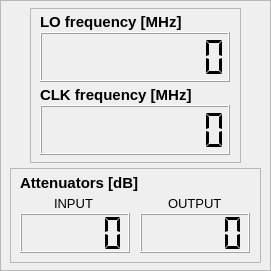
   <widget class="QFrame" name="Terminal">
    <property name="geometry">
     <rect>
      <x>1210</x>
      <y>440</y>
      <width>271</width>
      <height>271</height>
     </rect>
    </property>
    <property name="frameShape">
     <enum>QFrame::StyledPanel</enum>
    </property>
    <property name="frameShadow">
     <enum>QFrame::Raised</enum>
    </property>
    <widget class="QFrame" name="frame_17">
     <property name="geometry">
      <rect>
       <x>30</x>
       <y>8</y>
       <width>211</width>
       <height>155</height>
      </rect>
     </property>
     <property name="frameShape">
      <enum>QFrame::StyledPanel</enum>
     </property>
     <property name="frameShadow">
      <enum>QFrame::Raised</enum>
     </property>
     <widget class="QLCDNumber" name="targfreqLCD">
      <property name="geometry">
       <rect>
        <x>10</x>
        <y>24</y>
        <width>190</width>
        <height>50</height>
       </rect>
      </property>
      <property name="numDigits">
       <number>9</number>
      </property>
      <property name="digitCount">
       <number>9</number>
      </property>
      <property name="segmentStyle">
       <enum>QLCDNumber::Flat</enum>
      </property>
     </widget>
     <widget class="QLabel" name="label_68">
      <property name="geometry">
       <rect>
        <x>10</x>
        <y>4</y>
        <width>191</width>
        <height>20</height>
       </rect>
      </property>
      <property name="font">
       <font>
        <pointsize>11</pointsize>
        <weight>75</weight>
        <italic>false</italic>
        <bold>true</bold>
        <underline>false</underline>
        <kerning>true</kerning>
       </font>
      </property>
      <property name="text">
       <string>LO frequency [MHz]</string>
      </property>
     </widget>
     <widget class="QLabel" name="label_80">
      <property name="geometry">
       <rect>
        <x>10</x>
        <y>77</y>
        <width>191</width>
        <height>20</height>
       </rect>
      </property>
      <property name="font">
       <font>
        <pointsize>11</pointsize>
        <weight>75</weight>
        <italic>false</italic>
        <bold>true</bold>
        <underline>false</underline>
        <kerning>true</kerning>
       </font>
      </property>
      <property name="text">
       <string>CLK frequency [MHz]</string>
      </property>
     </widget>
     <widget class="QLCDNumber" name="targclkLCD">
      <property name="geometry">
       <rect>
        <x>10</x>
        <y>97</y>
        <width>190</width>
        <height>50</height>
       </rect>
      </property>
      <property name="numDigits">
       <number>9</number>
      </property>
      <property name="digitCount">
       <number>9</number>
      </property>
      <property name="segmentStyle">
       <enum>QLCDNumber::Flat</enum>
      </property>
     </widget>
    </widget>
    <widget class="QFrame" name="frame_18">
     <property name="geometry">
      <rect>
       <x>10</x>
       <y>168</y>
       <width>251</width>
       <height>95</height>
      </rect>
     </property>
     <property name="frameShape">
      <enum>QFrame::StyledPanel</enum>
     </property>
     <property name="frameShadow">
      <enum>QFrame::Raised</enum>
     </property>
     <widget class="QLabel" name="label_66">
      <property name="geometry">
       <rect>
        <x>158</x>
        <y>25</y>
        <width>61</width>
        <height>20</height>
       </rect>
      </property>
      <property name="font">
       <font>
        <pointsize>10</pointsize>
        <weight>50</weight>
        <italic>false</italic>
        <bold>false</bold>
        <underline>false</underline>
        <kerning>true</kerning>
       </font>
      </property>
      <property name="text">
       <string>OUTPUT</string>
      </property>
     </widget>
     <widget class="QLabel" name="label_65">
      <property name="geometry">
       <rect>
        <x>44</x>
        <y>25</y>
        <width>51</width>
        <height>20</height>
       </rect>
      </property>
      <property name="font">
       <font>
        <pointsize>10</pointsize>
        <weight>50</weight>
        <italic>false</italic>
        <bold>false</bold>
        <underline>false</underline>
        <kerning>true</kerning>
       </font>
      </property>
      <property name="text">
       <string>INPUT</string>
      </property>
     </widget>
     <widget class="QLCDNumber" name="inAttDisplay">
      <property name="geometry">
       <rect>
        <x>10</x>
        <y>45</y>
        <width>110</width>
        <height>40</height>
       </rect>
      </property>
      <property name="numDigits">
       <number>5</number>
      </property>
      <property name="digitCount">
       <number>5</number>
      </property>
      <property name="segmentStyle">
       <enum>QLCDNumber::Flat</enum>
      </property>
     </widget>
     <widget class="QLabel" name="label_67">
      <property name="geometry">
       <rect>
        <x>10</x>
        <y>5</y>
        <width>131</width>
        <height>20</height>
       </rect>
      </property>
      <property name="font">
       <font>
        <pointsize>11</pointsize>
        <weight>75</weight>
        <italic>false</italic>
        <bold>true</bold>
        <underline>false</underline>
        <kerning>true</kerning>
       </font>
      </property>
      <property name="text">
       <string>Attenuators [dB]</string>
      </property>
     </widget>
     <widget class="QLCDNumber" name="OutAttDisplay">
      <property name="geometry">
       <rect>
        <x>130</x>
        <y>45</y>
        <width>110</width>
        <height>40</height>
       </rect>
      </property>
      <property name="numDigits">
       <number>5</number>
      </property>
      <property name="digitCount">
       <number>5</number>
      </property>
      <property name="segmentStyle">
       <enum>QLCDNumber::Flat</enum>
      </property>
     </widget>
    </widget>
   </widget>
